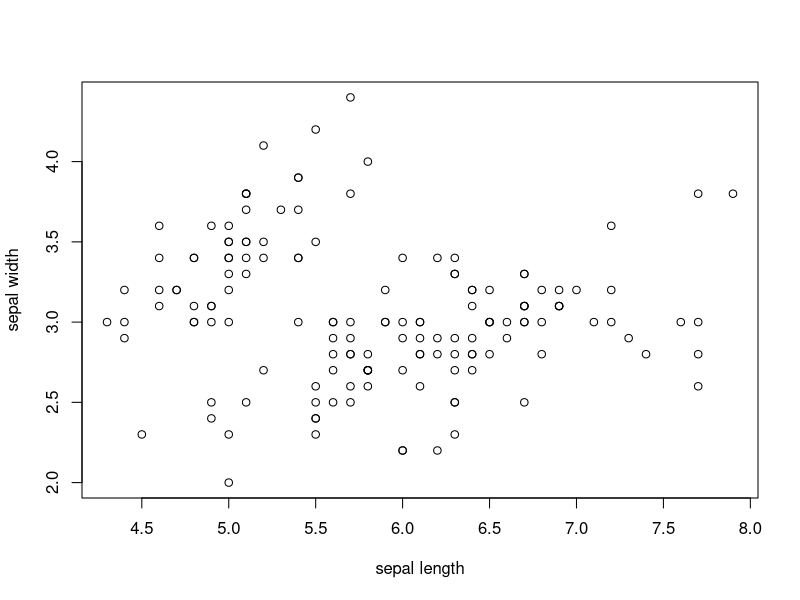
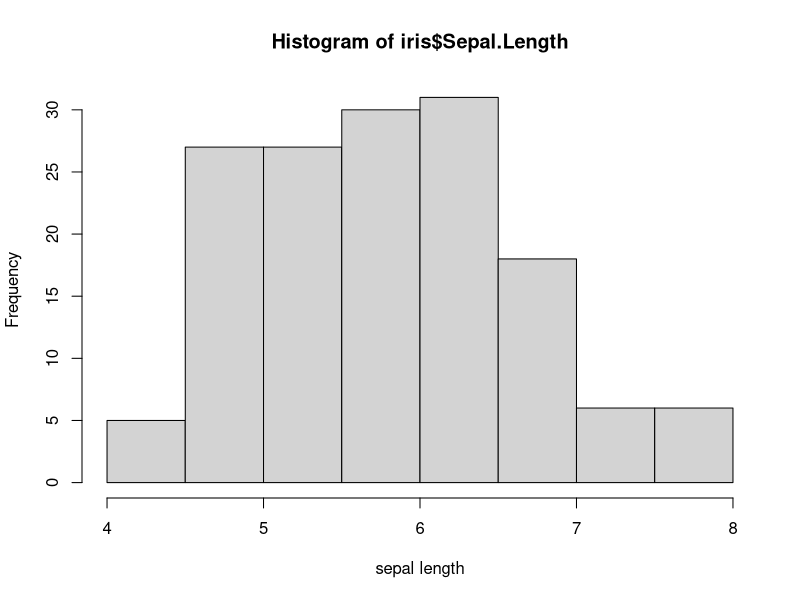

Recreate these plots in R, in order.
head(iris)

plot(x=iris$Sepal.Length,y=iris$Sepal.Width,xlab = 'sepal length', ylab = 'sepal width')


hist(x=iris$Sepal.Length,xlab='sepal length')
